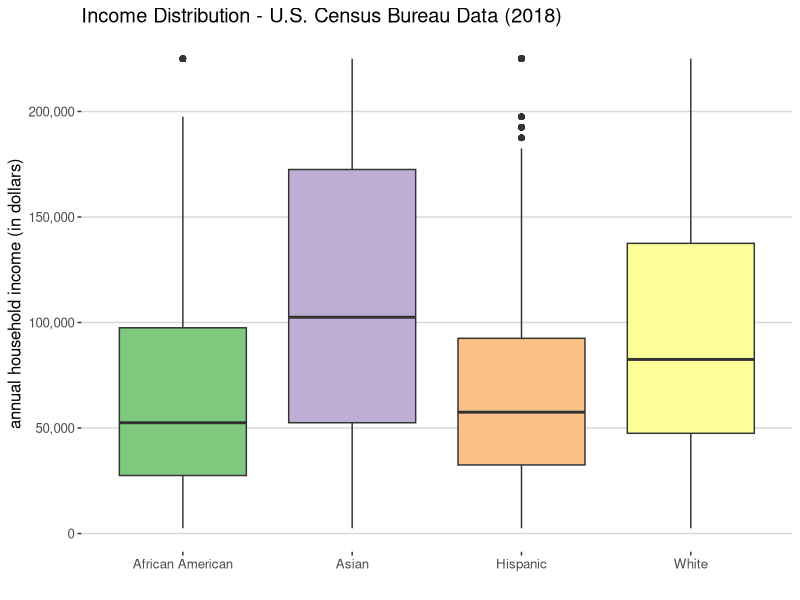
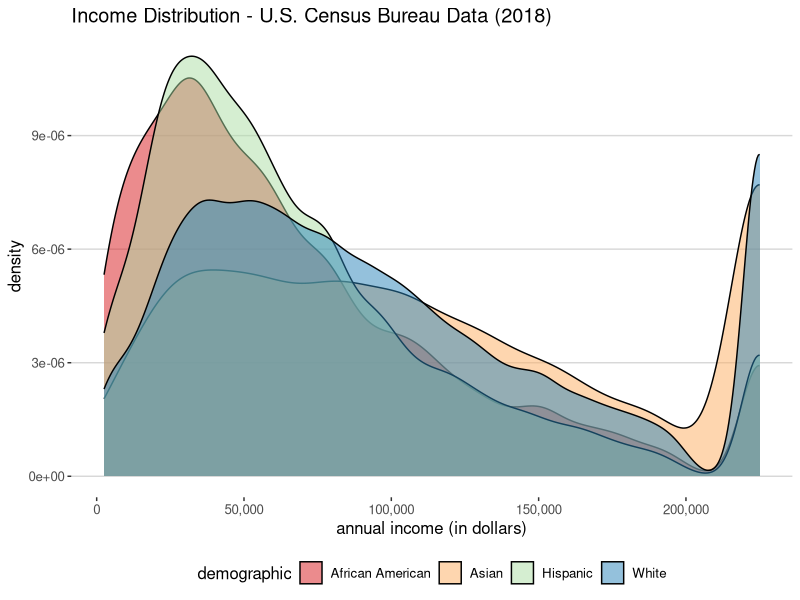
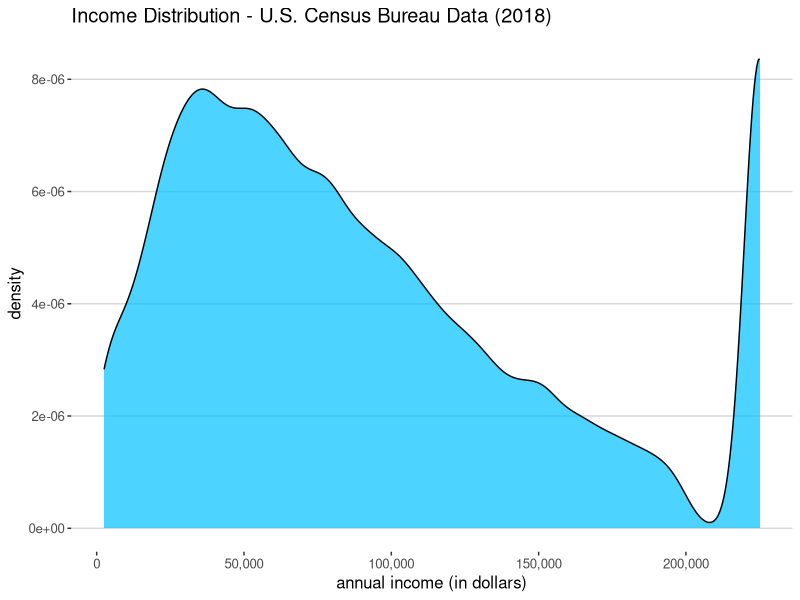
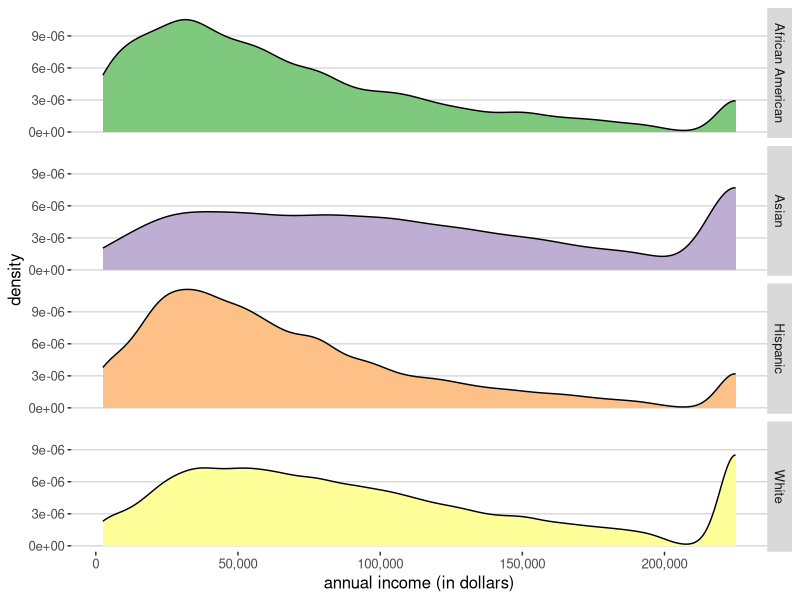

Here is the R script that generated these plots, in order:
## ---- chunk 1
knitr::opts_chunk$set(echo = TRUE)
library(tidyverse)
library(ggthemes)
library(stringr)
library(readxl)
library(RColorBrewer)
library(scales)
## ---- chunk 2

# Importing

# U.S. Government Census Data (2018)
all_races <- read_excel("./census_gov_2018/all_races.xls", range = "A14:B54", col_names = FALSE)
asian_alone <- read_excel("./census_gov_2018/asian_alone.xls", range = "A14:B54", col_names = FALSE)
asian_comb <- read_excel("./census_gov_2018/asian_comb.xls", range = "A14:B54", col_names = FALSE)
black_alone <- read_excel("./census_gov_2018/black_alone.xls", range = "A14:B54", col_names = FALSE)
black_comb <- read_excel("./census_gov_2018/black_comb.xls", range = "A14:B54", col_names = FALSE)
hispanic <- read_excel("./census_gov_2018/hispanic.xls", range = "A14:B54", col_names = FALSE)
white_alone <- read_excel("./census_gov_2018/white_alone.xls", range = "A14:B54", col_names = FALSE)
white_alone_nonhispanic <- read_excel("./census_gov_2018/white_alone_nonhispanic.xls", range = "A14:B54", col_names = FALSE)
white_comb <- read_excel("./census_gov_2018/white_comb.xls", range = "A14:B54", col_names = FALSE)

# add variable names
names(all_races) <- c("date_range", "n")
names(asian_alone) <- c("date_range", "n")
names(asian_comb) <- c("date_range", "n")
names(black_alone) <- c("date_range", "n")
names(black_comb) <- c("date_range", "n")
names(hispanic) <- c("date_range", "n")
names(white_alone) <- c("date_range", "n")
names(white_alone_nonhispanic) <- c("date_range", "n")
names(white_comb) <- c("date_range", "n")

# change class of count
all_races$n <- as.integer(all_races$n)
asian_alone$n <- as.integer(asian_alone$n)
asian_comb$n <- as.integer(asian_comb$n)
black_alone$n <- as.integer(black_alone$n)
black_comb$n <- as.integer(black_comb$n)
hispanic$n <- as.integer(hispanic$n)
white_alone$n <- as.integer(white_alone$n)
white_alone_nonhispanic$n <- as.integer(white_alone_nonhispanic$n)
white_comb$n <- as.integer(white_comb$n)

# split date range into two variables, a minimum and maximum for the income range
asian_alone <- separate( asian_alone, date_range, into=c("low","high"), sep=" to ")
asian_comb <- separate( asian_comb, date_range, into=c("low","high"), sep=" to ")
black_alone <- separate( black_alone, date_range, into=c("low","high"), sep=" to ")
black_comb <- separate( black_comb, date_range, into=c("low","high"), sep=" to ")
hispanic <- separate( hispanic, date_range, into=c("low","high"), sep=" to ")
white_alone <- separate( white_alone, date_range, into=c("low","high"), sep=" to ")
white_alone_nonhispanic <- separate( white_alone_nonhispanic, date_range, into=c("low","high"), sep=" to ")
white_comb <- separate( white_comb, date_range, into=c("low","high"), sep=" to ")


# handle first and last observation exceptions
asian_alone$high[1] <- asian_alone$low[1]
asian_alone$low[1] <- 0
asian_alone$high[nrow(asian_alone)] <- 250000

asian_comb$high[1] <- asian_comb$low[1]
asian_comb$low[1] <- 0
asian_comb$high[nrow(asian_comb)] <- 250000

black_alone$high[1] <- black_alone$low[1]
black_alone$low[1] <- 0
black_alone$high[nrow(black_alone)] <- 250000

black_comb$high[1] <- black_comb$low[1]
black_comb$low[1] <- 0
black_comb$high[nrow(black_comb)] <- 250000

hispanic$high[1] <- hispanic$low[1]
hispanic$low[1] <- 0
hispanic$high[nrow(hispanic)] <- 250000

white_alone$high[1] <- white_alone$low[1]
white_alone$low[1] <- 0
white_alone$high[nrow(white_alone)] <- 250000

white_alone_nonhispanic$high[1] <- white_alone_nonhispanic$low[1]
white_alone_nonhispanic$low[1] <- 0
white_alone_nonhispanic$high[nrow(white_alone_nonhispanic)] <- 250000

white_comb$high[1] <- white_comb$low[1]
white_comb$low[1] <- 0
white_comb$high[nrow(white_comb)] <- 250000

# isolate numeric portion of the string
asian_alone$low <- str_match(asian_alone$low,rep("[0-9,]+",nrow(asian_alone)))
asian_alone$high <- str_match(asian_alone$high,rep("[0-9,]+",nrow(asian_alone)))

asian_comb$low <- str_match(asian_comb$low,rep("[0-9,]+",nrow(asian_comb)))
asian_comb$high <- str_match(asian_comb$high,rep("[0-9,]+",nrow(asian_comb)))

black_alone$low <- str_match(black_alone$low,rep("[0-9,]+",nrow(black_alone)))
black_alone$high <- str_match(black_alone$high,rep("[0-9,]+",nrow(black_alone)))

black_comb$low <- str_match(black_comb$low,rep("[0-9,]+",nrow(black_comb)))
black_comb$high <- str_match(black_comb$high,rep("[0-9,]+",nrow(black_comb)))

hispanic$low <- str_match(hispanic$low,rep("[0-9,]+",nrow(hispanic)))
hispanic$high <- str_match(hispanic$high,rep("[0-9,]+",nrow(hispanic)))

white_alone$low <- str_match(white_alone$low,rep("[0-9,]+",nrow(white_alone)))
white_alone$high <- str_match(white_alone$high,rep("[0-9,]+",nrow(white_alone)))

white_alone_nonhispanic$low <- str_match(white_alone_nonhispanic$low,rep("[0-9,]+",nrow(white_alone_nonhispanic)))
white_alone_nonhispanic$high <- str_match(white_alone_nonhispanic$high,rep("[0-9,]+",nrow(white_alone_nonhispanic)))

white_comb$low <- str_match(white_comb$low,rep("[0-9,]+",nrow(white_comb)))
white_comb$high <- str_match(white_comb$high,rep("[0-9,]+",nrow(white_comb)))

#str_view(x,"[0123456789,]+")

asian_alone$low <- as.numeric(gsub(",","",asian_alone$low))
asian_alone$high <- as.numeric(gsub(",","",asian_alone$high))

asian_comb$low <- as.numeric(gsub(",","",asian_comb$low))
asian_comb$high <- as.numeric(gsub(",","",asian_comb$high))

black_alone$low <- as.numeric(gsub(",","",black_alone$low))
black_alone$high <- as.numeric(gsub(",","",black_alone$high))

black_comb$low <- as.numeric(gsub(",","",black_comb$low))
black_comb$high <- as.numeric(gsub(",","",black_comb$high))

hispanic$low <- as.numeric(gsub(",","",hispanic$low))
hispanic$high <- as.numeric(gsub(",","",hispanic$high))

white_alone$low <- as.numeric(gsub(",","",white_alone$low))
white_alone$high <- as.numeric(gsub(",","",white_alone$high))

white_alone_nonhispanic$low <- as.numeric(gsub(",","",white_alone_nonhispanic$low))
white_alone_nonhispanic$high <- as.numeric(gsub(",","",white_alone_nonhispanic$high))

white_comb$low <- as.numeric(gsub(",","",white_comb$low))
white_comb$high <- as.numeric(gsub(",","",white_comb$high))
## ---- chunk 3

# Tidying

#The U.S. Census data is split into distinct data frames for each demographic category, so it is necessary---in order to enhance efficiency later---to munge the data into a single, tall data frame with each observation representing a single household, the variables being demographic and annual income. This tidy dataset will be much more flexible of transformation and display. Grouping by demographic is then relatively straightforward.

# for each observation in each data frame.
# two vectors. the first is the demographic category the length of $n.
# the second is the mean annual income the length of $n.
# demographic. income. ($n times)

asian_alone <- asian_alone %>% mutate( income = (low + high)/2 ) 
asian_comb <- asian_comb %>% mutate( income = (low + high)/2 )
black_alone <- black_alone %>% mutate( income = (low + high)/2 )
black_comb <- black_comb %>% mutate( income = (low + high)/2 )
hispanic <- hispanic %>% mutate( income = (low + high)/2 )
white_alone <- white_alone %>% mutate( income = (low + high)/2 )
white_alone_nonhispanic <- white_alone_nonhispanic %>% mutate( income = (low + high)/2 )
white_comb <- white_comb %>% mutate( income = (low + high)/2 )


# create data frame
household_incomes <- tibble( demographic = rep("Asian",asian_alone$n[1]), income = rep(asian_alone$income[1],asian_alone$n[1]) )

for (i in 2:nrow(asian_alone)) {
    household_incomes <- bind_rows( household_incomes, tibble( demographic = rep("Asian",asian_alone$n[i]), income = rep(asian_alone$income[i],asian_alone$n[i]) ) )
}

for (i in 1:nrow(asian_comb)) {
    household_incomes <- bind_rows( household_incomes, tibble( demographic = rep("Asian",asian_comb$n[i]), income = rep(asian_comb$income[i],asian_comb$n[i]) ) )
}

for (i in 1:nrow(black_alone)) {
    household_incomes <- bind_rows( household_incomes, tibble( demographic = rep("African American",black_alone$n[i]), income = rep(black_alone$income[i],black_alone$n[i]) ) )
}

for (i in 1:nrow(black_comb)) {
    household_incomes <- bind_rows( household_incomes, tibble( demographic = rep("African American",black_comb$n[i]), income = rep(black_comb$income[i],black_comb$n[i]) ) )
}

for (i in 1:nrow(hispanic)) {
    household_incomes <- bind_rows( household_incomes, tibble( demographic = rep("Hispanic",hispanic$n[i]), income = rep(hispanic$income[i],hispanic$n[i]) ) )
}

for (i in 1:nrow(white_alone)) {
    household_incomes <- bind_rows( household_incomes, tibble( demographic = rep("White",white_alone$n[i]), income = rep(white_alone$income[i],white_alone$n[i]) ) )
}

#for (i in 2:nrow(white_alone_nonhispanic)) {
#    household_incomes <- bind_rows( household_incomes, tibble( demographic = rep("White",white_alone_nonhispanic$n[i]), income = rep(white_alone_nonhispanic$income[i],white_alone_nonhispanic$n[i]) ) )
#}

for (i in 1:nrow(white_comb)) {
    household_incomes <- bind_rows( household_incomes, tibble( demographic = rep("White",white_comb$n[i]), income = rep(white_comb$income[i],white_comb$n[i]) ) )
}

## ---- chunk 4

# Transforming and Seeing

household_incomes %>%
    group_by(demographic) %>%
    ggplot( aes( x=demographic ) ) +
        geom_boxplot( aes(y=income, fill=demographic), show.legend=FALSE ) +
        xlab( "" ) + ylab( "annual household income (in dollars)" ) +
        scale_y_continuous( label=comma ) +
        ggtitle( "Income Distribution - U.S. Census Bureau Data (2018)" ) +
        scale_fill_brewer( palette="Accent" ) +
        theme_hc()

## ---- chunk 5

income_stats <- household_incomes %>%
    group_by(demographic) %>%
    summarise( count=n(), average=mean(income), top=max(income), bottom=min(income) )

## ---- chunk 6

household_incomes %>%
    group_by(demographic) %>%
    ggplot() +
        geom_density( aes(x=income, fill=demographic), alpha=0.5 ) +
        ylab( "density" ) + xlab( "annual income (in dollars)" ) +
        scale_x_continuous( label=comma ) +
        ggtitle( "Income Distribution - U.S. Census Bureau Data (2018)" ) +
        scale_fill_brewer( palette="Spectral" ) +
        theme_hc()

## ---- chunk 7

household_incomes %>%
    ggplot() +
        geom_density( aes(x=income), fill="#00c0ff", alpha=0.7 ) +
        ylab( "density" ) + xlab( "annual income (in dollars)" ) +
        scale_x_continuous( label=comma ) +
        ggtitle( "Income Distribution - U.S. Census Bureau Data (2018)" ) +
        theme_hc()

## ---- chunk 8

household_incomes %>%
    group_by(demographic) %>%
    ggplot() +
        geom_density( aes(x=income, fill=demographic), alpha=1, show.legend = FALSE ) +
        facet_grid(demographic~.) +
        ylab( "density" ) + xlab( "annual income (in dollars)" ) +
        scale_x_continuous( label=comma ) +
        #ggtitle( "Income Distribution - U.S. Census Bureau Data (2018)" ) +
        scale_fill_brewer( palette="Accent" ) +
        theme_hc()

